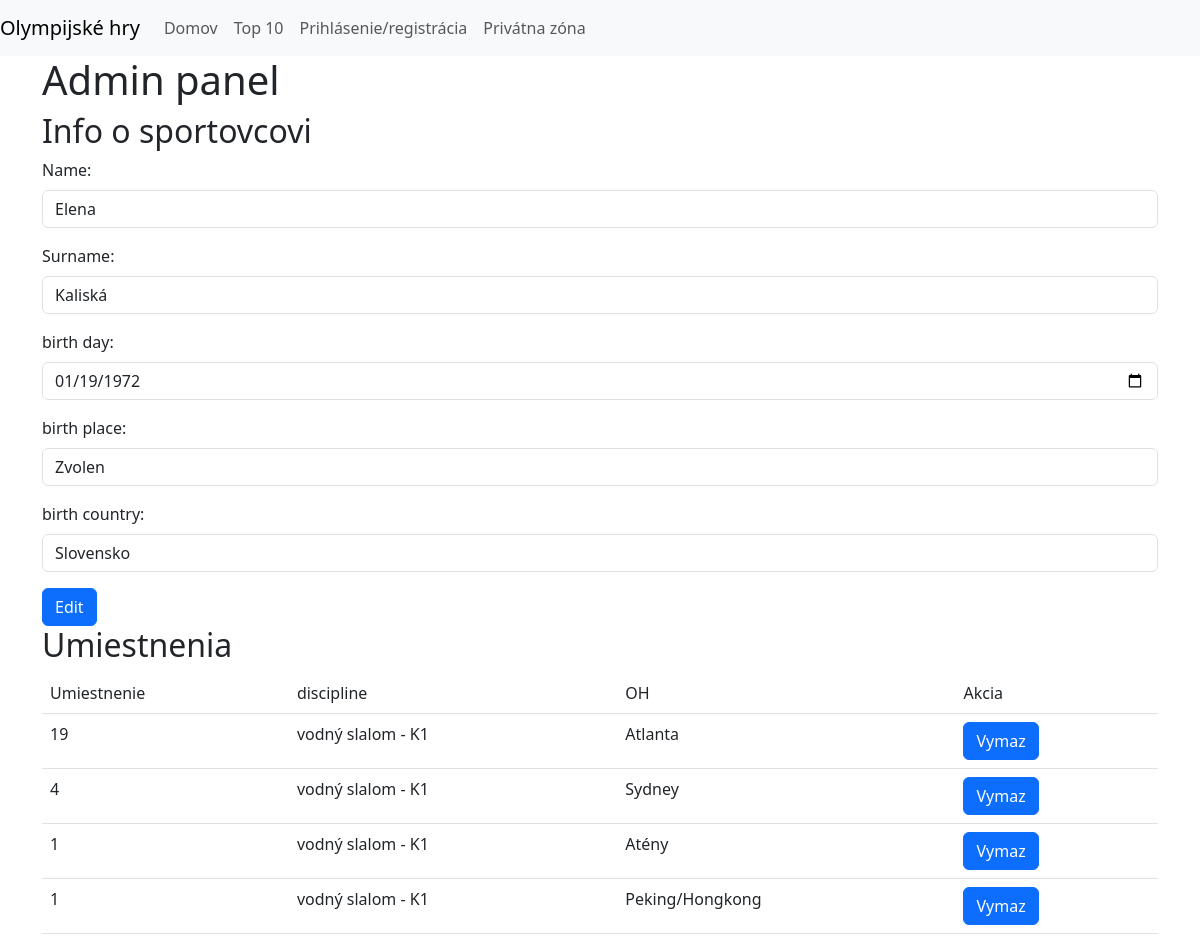
The app's page /editPerson.php?id=3 (signed in) with its own data.
### tables this page shows
CREATE TABLE `person` (
  `id` int UNSIGNED NOT NULL,
  `name` varchar(100) NOT NULL,
  `surname` varchar(100) NOT NULL,
  `birth_day` date NOT NULL,
  `birth_place` varchar(100) NOT NULL,
  `birth_country` varchar(100) NOT NULL,
  `death_day` date DEFAULT NULL,
  `death_place` varchar(100) DEFAULT NULL,
  `death_country` varchar(100) DEFAULT NULL
);

CREATE TABLE `placement` (
  `id` int UNSIGNED NOT NULL,
  `person_id` int UNSIGNED NOT NULL,
  `games_id` int UNSIGNED NOT NULL,
  `placing` smallint UNSIGNED NOT NULL,
  `discipline` varchar(200) NOT NULL
);

CREATE TABLE `games` (
  `id` int UNSIGNED NOT NULL,
  `type` varchar(10) NOT NULL,
  `year` smallint NOT NULL,
  `games_order` tinyint UNSIGNED NOT NULL,
  `city` varchar(100) NOT NULL,
  `country` varchar(100) NOT NULL
);

### editPerson.php (the view, shortened to what this page needs)
<?php
require_once('config.php');
try {
    $db = new PDO("mysql:host=$hostname;dbname=$dbname", $username, $password);
    $db->setAttribute(PDO::ATTR_ERRMODE, PDO::ERRMODE_EXCEPTION);
    $query = "SELECT * FROM person where id=?";
    $stmt = $db->prepare($query);
    $stmt->execute([$_GET['id']]);
    $person = $stmt->fetch(PDO::FETCH_ASSOC);
    $query = "select placement.*, games.city from placement join games on placement.games_id = games.id where placement.person_id=?";
    $stmt = $db->prepare($query);
    $stmt->execute([$_GET['id']]);
    $placements = $stmt->fetchAll(PDO::FETCH_ASSOC);
} catch (PDOException $e) {
    echo $e->getMessage();
}
?>
<!DOCTYPE html>
<html lang="en">
<head>
    <link rel="stylesheet" href="https://unpkg.com/@picocss/pico@1.*/css/pico.min.css">
    <link href="https://cdn.jsdelivr.net/npm/bootstrap@5.3.0-alpha1/dist/css/bootstrap.min.css" rel="stylesheet"
>
</head>
<body>
    <nav class="navbar navbar-expand-lg navbar-light bg-light">
        <a class="navbar-brand" href="#">Olympijské hry</a>
        <div class="collapse navbar-collapse" id="navbarNav">
            <ul class="navbar-nav">
                <li class="nav-item active">
                    <a class="nav-link" href="index.php">Domov <span class="sr-only"></span></a>
                </li>
                <li class="nav-item">
                    <a class="nav-link" href="topTen.php">Top 10</a>
                </li>
                <li class="nav-item">
                    <a class="nav-link" href="allRegAndLogins.php">Prihlásenie/registrácia</a>
                </li>
                <li class="nav-item">
                    <a class="nav-link" href="restricted.php">Privátna zóna</a>
                </li>
            </ul>
        </div>
    </nav>
    <div class="container-md">
        <h1>Admin panel</h1>
        <h2>Info o sportovcovi</h2>
        <form action="#" method="post">
            <div class="mb-3">
                <label for="InputName" class="form-label">Name:</label>
                <input type="text" name="name" class="form-control" id="InputName"
                    value="<?php echo $person['name']; ?>" required>
            </div>
            <div class="mb-3">
                <label for="InputSurname" class="form-label">Surname:</label>
                <input type="text" name="surname" class="form-control" id="InputSurname"
                    value="<?php echo $person['surname']; ?>" required>
            </div>
            <div class="mb-3">
                <label for="InputDate" class="form-label">birth day:</label>
                <input type="date" name="birth_day" class="form-control" id="InputDate"
                    value="<?php echo $person['birth_day']; ?>" required>
            </div>
            <div class="mb-3">
                <label for="InputbrPlace" class="form-label">birth place:</label>
                <input type="text" name="birth_place" class="form-control" id="InputBrPlace"
                    value="<?php echo $person['birth_place']; ?>" required>
            </div>
            <div class="mb-3">
                <label for="InputBrCountry" class="form-label">birth country:</label>
                <input type="text" name="birth_country" class="form-control" id="InputBrCountry"
                    value="<?php echo $person['birth_country']; ?>" required>
            </div>
            <button type="submit" class="btn btn-primary">Edit</button>
        </form>
        <h2>Umiestnenia</h2>
        <table class="table">
            <thead>
                <tr>
                    <td>Umiestnenie</td>
                    <td>discipline</td>
                    <td>OH</td>
                    <td>Akcia</td>
                </tr>
            </thead>
            <tbody>
                <?php
                foreach ($placements as $placement) {
                    echo '<tr><td>' . $placement['placing'] . '</td><td>' . $placement['discipline'] . '</td><td>' . $placement['city'] . '</td><td>';
                    echo '<form action="#" method="post"><input type="hidden" name="del_placement_id" value="' . $placement['id'] . '"><button type="submit" class="btn btn-primary">Vymaz</button></form>';
                    echo '</td></tr>';
                }
                ?>
            </tbody>
        </table>
    </div>
</body>
</html>

### records on screen
person: name "Elena", surname "Kaliská", birth_day "01/19/1972", birth_place "Zvolen", birth_country "Slovensko"
placement: placing "19", discipline "vodný slalom - K1", games.city "Atlanta"
placement: placing "4", discipline "vodný slalom - K1", games.city "Sydney"
placement: placing "1", discipline "vodný slalom - K1", games.city "Atény"
placement: placing "1", discipline "vodný slalom - K1", games.city "Peking/Hongkong"
